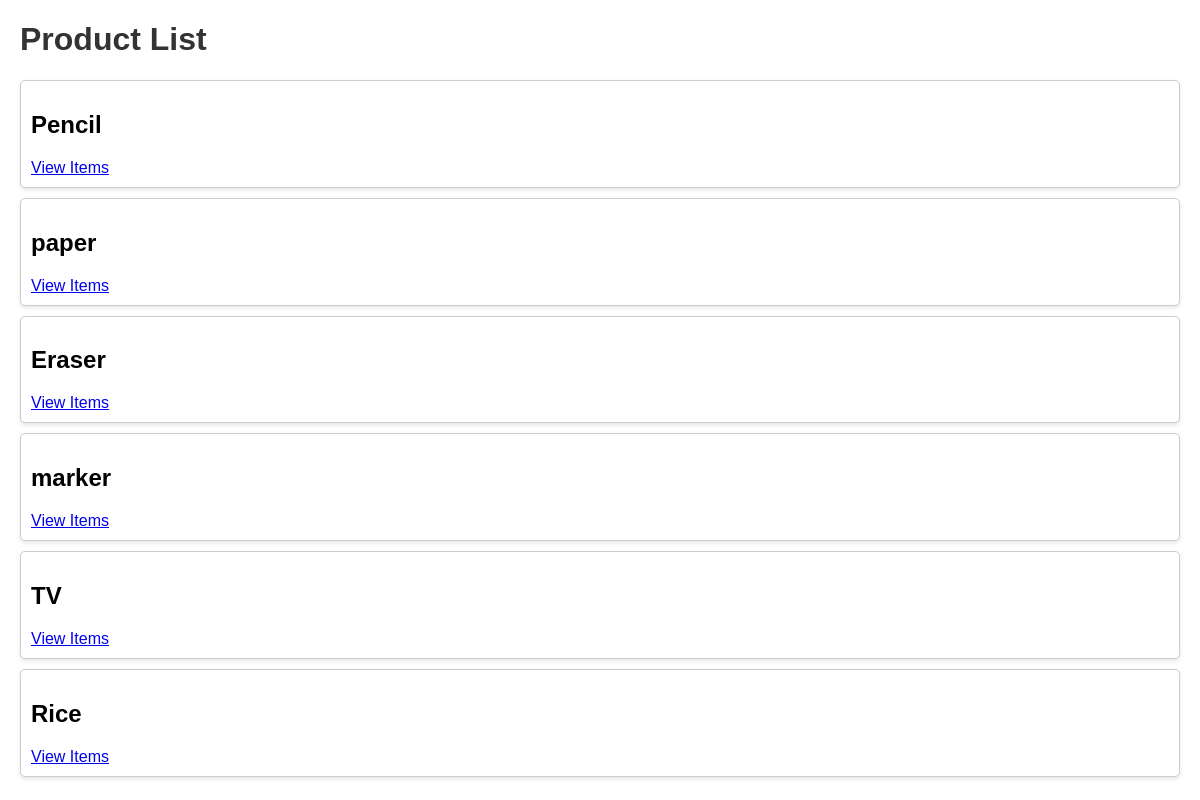
Screenshot of /products/ with the database file from the repository.
### dashboard/models.py (models this page shows, shortened)
class Product(models.Model):
    name=models.CharField(max_length=100, null=True)
    category=models.CharField(max_length=200,  choices=CATEGORY, null=True)
    quantity=models.PositiveBigIntegerField(null=True)
    minimum_stock = models.PositiveIntegerField(default=2)
    minimum_quantity = models.PositiveIntegerField(default=2)
    current_stock = models.PositiveIntegerField(default=0)
    description = models.TextField("Default description")
    class Meta:
        verbose_name_plural='Product'

### dashboard/views.py (the view)
# urls.py: path('products/', views.product_list, name='product_list'),
def product_list(request):
    products = Product.objects.all()
    return render(request, 'dashboard/product_list.html', {'products': products})

### templates/dashboard/product_list.html (shortened to what this page needs)
<!DOCTYPE html>
<html lang="en">
<head>
</head>
<body>
    <h1>Product List</h1>
    <ul>
        {% for product in products %}
            <li>
                <div class="product-card">
                    <h2>{{ product.name }}</h2>
                    <a href="{% url 'item_list' product.id %}">View Items</a>
                </div>
            </li>
        {% endfor %}
    </ul>
</body>
</html>

### templates/dashboard/product_list.html (style rules this page uses)
body { font-family: Arial, sans-serif; margin: 20px; }
h1 { color: #333; }
ul { list-style-type: none; padding: 0; }
li { margin-bottom: 10px; }
.product-card { border: 1px solid #ccc; padding: 10px; border-radius: 5px; box-shadow: 0 2px 4px rgba(0, 0, 0, 0.1); background-color: #fff; }

### rows the page displays
Product: name "Pencil"
Product: name "paper"
Product: name "Eraser"
Product: name "marker"
Product: name "TV"
Product: name "Rice"
